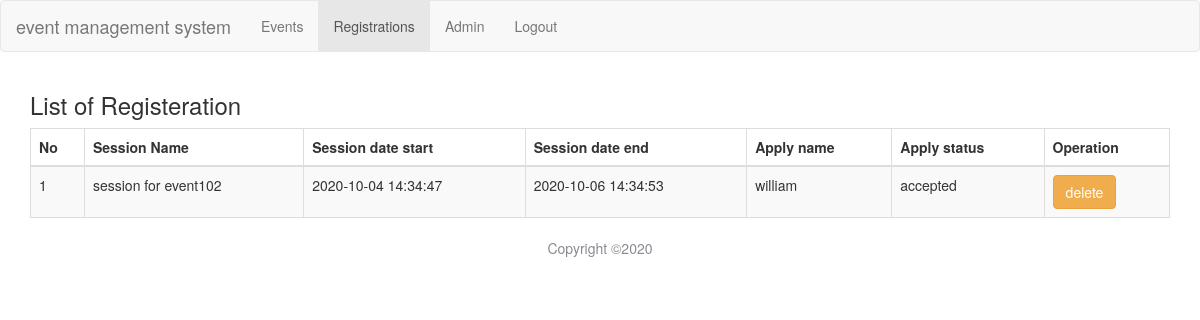
/php/registration.php (signed in), run on the app's committed database.
### tables this page shows
CREATE TABLE `registration` (
  `idregistration` int(11) NOT NULL AUTO_INCREMENT,
  `attendee` int(11) NOT NULL,
  `accept` tinyint(1) NOT NULL DEFAULT '0',
  `session` int(11) DEFAULT NULL,
  PRIMARY KEY (`idregistration`)
);

CREATE TABLE `session` (
  `idsession` int(11) NOT NULL AUTO_INCREMENT,
  `name` varchar(50) NOT NULL,
  `numberallowed` int(11) NOT NULL,
  `event` int(11) NOT NULL,
  `startdate` datetime NOT NULL,
  `enddate` datetime NOT NULL,
  PRIMARY KEY (`idsession`)
);

CREATE TABLE `attendee` (
  `idattendee` int(11) NOT NULL AUTO_INCREMENT,
  `name` varchar(100) NOT NULL,
  `password` varchar(100) NOT NULL,
  `role` int(11) DEFAULT NULL,
  PRIMARY KEY (`idattendee`),
  KEY `role_idx` (`role`)
);

### php/MMysql.class.php (called while the page is built, shortened)
<?php
class MMysql {
    protected static $_dbh = null;
    protected $_dbType = 'mysql';
    protected $_pconnect = true;
    protected $_host = 'localhost';
    protected $_port = 3306;
    protected $_user = 'xxl7750';
    protected $_pass = 'Phrthe9&alleghenies';
    protected $_dbName = "xxl7750";
    protected function _connect() {
        $dsn = $this->_dbType.':host='.$this->_host.';port='.$this->_port.';dbname='.$this->_dbName;
        $options = $this->_pconnect ? array(PDO::ATTR_PERSISTENT=>true) : array();
        try {
            $dbh = new PDO($dsn, $this->_user, $this->_pass, $options);
            $dbh->setAttribute(PDO::ATTR_ERRMODE, PDO::ERRMODE_EXCEPTION);
            $dbh->setAttribute(PDO::ATTR_EMULATE_PREPARES, false);
        } catch (PDOException $e) {
            die('Connection failed: ' . $e->getMessage());
        }
        $dbh->exec('SET NAMES utf8');
        self::$_dbh = $dbh;
    }
    protected function _doQuery($sql='') {
        $this->_sql = $sql;
        $pdostmt = self::$_dbh->prepare($this->_sql);
        $pdostmt->execute();
        $result = $pdostmt->fetchAll(PDO::FETCH_ASSOC);
        return $result;
    }
    public function doSql($sql='') {
        $queryIps = 'INSERT|UPDATE|DELETE|REPLACE|CREATE|DROP|LOAD DATA|SELECT .* INTO|COPY|ALTER|GRANT|REVOKE|LOCK|UNLOCK';
        if (preg_match('/^\s*"?(' . $queryIps . ')\s+/i', $sql)) {
            return $this->_doExec($sql);
        }
        else {
            return $this->_doQuery($sql);
        }
    }
}

### php/registration.php (the view, shortened to what this page needs)
<?php
require("./MyUtils.class.php");
require("./MMysql.class.php");
echo MyUtils::html_header("Registration","..","","../js/event.js");
echo MyUtils::html_nav("","active","");
$mysql = new MMysql();
$role = $_SESSION['role'];
$sql = "";
if($role == 3){
	$attendee = $_SESSION['id'];
	$sql = "SELECT re.idregistration,re.accept as status , se.`name` as sessionname, se.startdate as sestart, se.enddate as seend, a.`name` as attname FROM registration re LEFT JOIN `session` se ON re.session = se.idsession LEFT JOIN attendee a ON a.idattendee = re.attendee WHERE re.attendee = '".$attendee."'";
}else if($role == 1) {
	$sql = "SELECT re.idregistration,re.accept as status , se.`name` as sessionname, se.startdate as sestart, se.enddate as seend, a.`name` as attname FROM registration re LEFT JOIN `session` se ON re.session = se.idsession LEFT JOIN attendee a ON a.idattendee = re.attendee ";
}
$res = $mysql->doSql($sql);
?>
<div class="main">
	<div class="container">
		<h3>List of Registeration</h3>
		<table class="table table-striped table-bordered table-hover">
			<thead>
				<th>No</th>
				<th>Session Name</th>
				<th>Session date start</th>
				<th>Session date end</th>
				<th>Apply name</th>
				<th>Apply status</th>
				<th>Operation</th>
			</thead>
			<tbody>
			<?php foreach($res as $key=>$a): ?>
				<tr>
					<td><?php echo $key+1; ?></td>
					<td><?php echo $a['sessionname']; ?></td>
					<td class="sestart<?php echo $a['idregistration'] ?>"><?php echo $a['sestart']; ?></td>
					<td class="seend<?php echo $a['idregistration'] ?>"><?php echo $a['seend']; ?></td>
					<td><?php echo $a['attname']; ?></td>
					<td><?php if($a['status'] == 0){echo "waitting";}else{echo "accepted";} ?></td>
					<td>
						<button class="btn btn-warning deletRe" data-id="<?php echo $a['idregistration'] ?>">delete</button>
					</td>
				</tr>
			<?php endforeach; ?>
			</tbody>
		</table>
	</div>
</div>
<?php
echo MyUtils::html_footer();
?>

### data on the page
registration: session.name "session for event102", session.startdate "2020-10-04 14:34:47", session.enddate "2020-10-06 14:34:53", attendee.name "william", accept "accepted"
